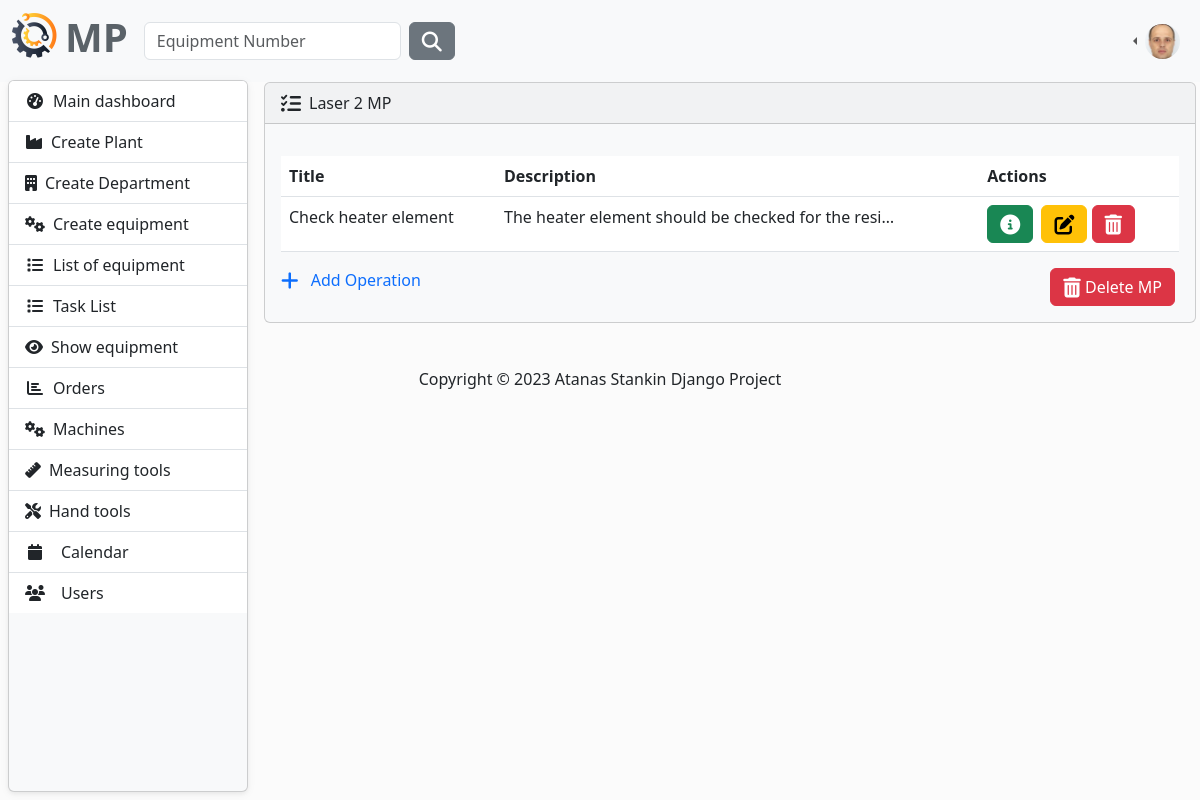
The page /mp/details/5/ (signed in) on the database as committed earlier.
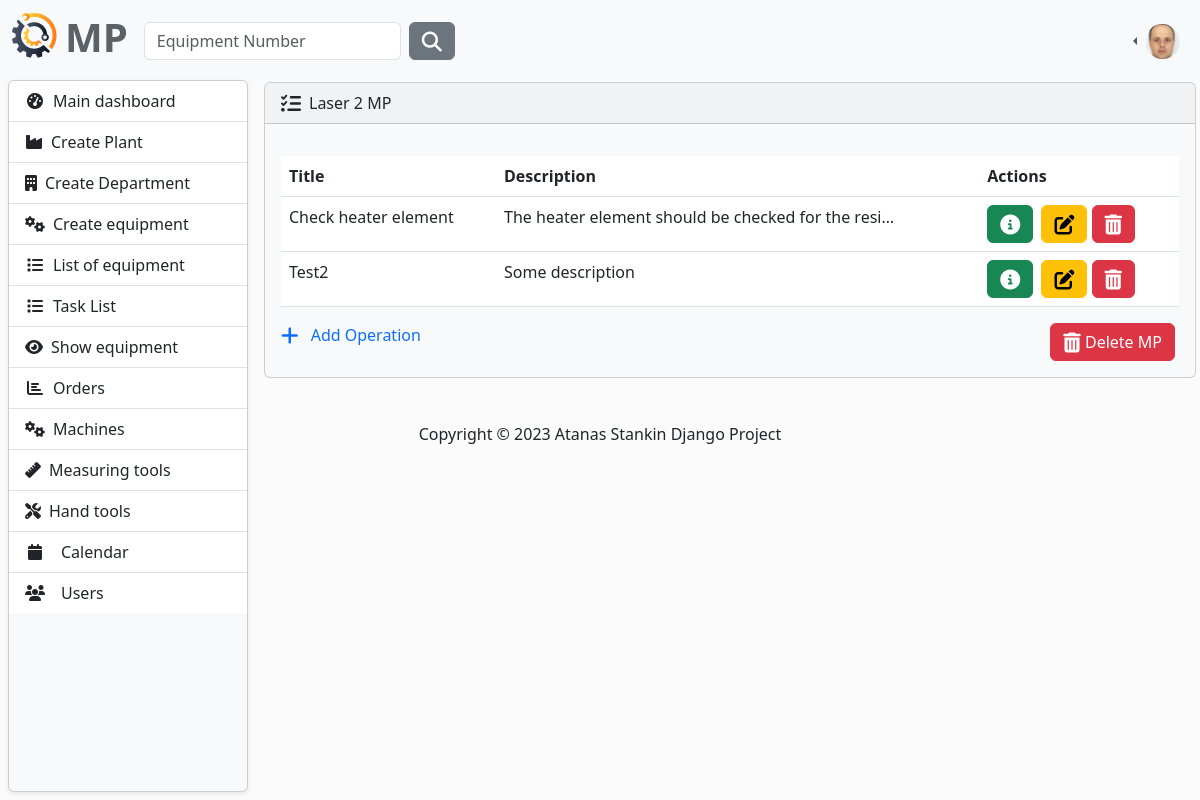
The same page on the database as committed later.
### MaintenancePlanner/maintenance_plan/models.py (models this page shows, shortened)
class Operation(models.Model):
    title = models.CharField(
        max_length=30,
    )
    description = models.TextField()
    maintenance_plan = models.ForeignKey(
        to=MaintenancePlanModel,
        on_delete=models.CASCADE,
    )

### MaintenancePlanner/maintenance_plan/views.py (the view)
# urls.py: path('details/<int:pk>/', views.mp_details, name='mp-details'),
@login_required
def mp_details(request, pk):
    mp = MaintenancePlanModel.objects.get(pk=pk)
    operations = Operation.objects.filter(maintenance_plan=mp)
    context = {
        'mp': mp,
        'operations': operations,
    }
    return render(request, 'mp/maintenance-plan.html', context)

### MaintenancePlanner/maintenance_plan/templates/mp/maintenance-plan.html (shortened to what this page needs)
{% extends 'base.html' %}
{% block content %}
    <article>
        <div class="card bg-light ms-1 me-4 mb-4 mt-0">
            <div class="card-header">
                <i class="fa-solid fa-list-check fa-lg me-2"></i>{{ mp.name }}
            </div>
            <div class="card-body">
                <p class="card-text">
                <div class="table-responsive">
                    <table class="table table-hover">
                        <thead>
                        <tr>
                            <th scope="col">Title</th>
                            <th scope="col">Description</th>
                            <th scope="col">Actions</th>
                        </tr>
                        </thead>
                        <tbody>
                        {% for operation in operations %}
                            <tr>
                                <td>{{ operation.title }}</td>
                                <td>{{ operation.description|truncatechars:50 }}</td>
                                <td>
                                    <button type="button" class="btn btn-success me-1"
                                            href="{% url 'operation-details' operation.id %}" data-bs-toggle="modal"
                                            data-bs-target="#myModal{{ operation.id }}">
                                        <i class="fa-solid fa-circle-info fa-lg"></i>
                                    </button>
                                    <a class="btn btn-warning" href="{% url 'operation-update' operation.id %}">
                                        <i class="fa-solid fa-pen-to-square fa-lg"></i>
                                    </a>
                                    <button type="button" class="btn btn-danger me-1"
                                            href="#"
                                            data-bs-toggle="modal"
                                            data-bs-target="#myModal2{{ operation.id }}">
                                        <i class="fa-solid fa-trash-can fa-lg"></i>
                                    </button>
                                </td>
                            </tr>
                        {% endfor %}
                        </tbody>
                    </table>
                    <div class="d-flex justify-content-between">
                        <a class="link-primary text-decoration-none" href="{% url 'create-operation' mp.id %}">
                            <i class="fa-solid fa-plus fa-lg me-2"></i>
                            Add Operation
                        </a>
                        <button type="button" class="btn btn-danger me-1"
                                href="#"
                                data-bs-toggle="modal"
                                data-bs-target="#myModal3{{ mp.id }}">
                            <i class="fa-solid fa-trash-can fa-lg"></i>
                            Delete MP
                        </button>
                    </div>
                </div>
            </div>
        </div>
    </article>
{% endblock %}

Rows that differ between the two databases and show on the page:
added Operation: title "Test2", description "Some description"
